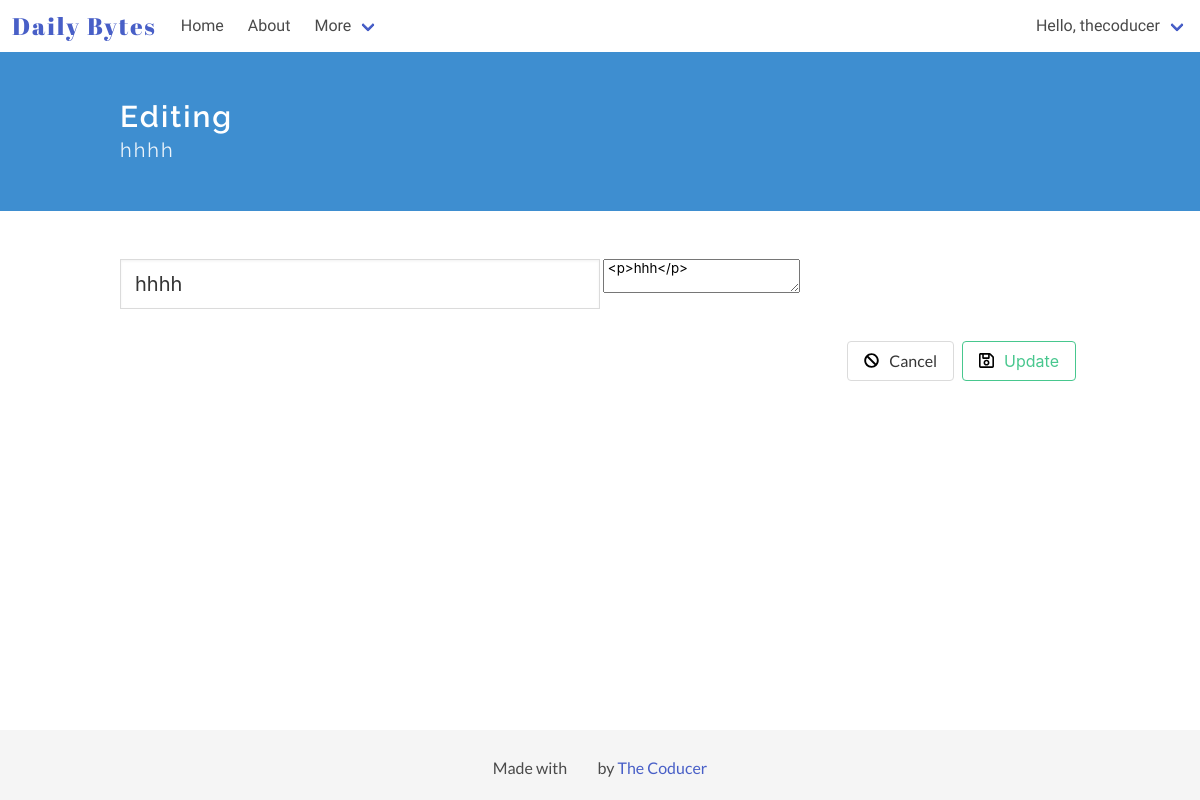
Page /edit/13 (signed in) on the earlier database version.
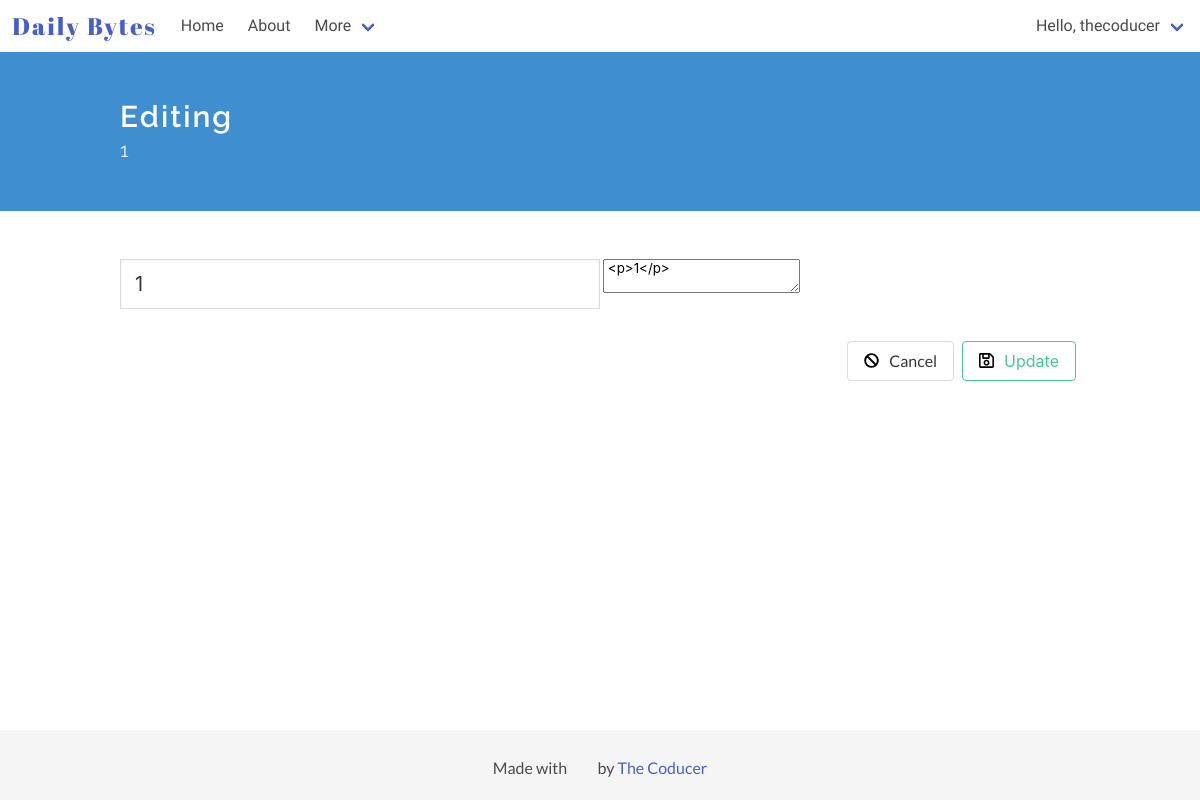
Same page on the later database version.
### diary_app/models.py (models this page shows)
class Entry(models.Model):
    author = models.ForeignKey(User, on_delete=models.CASCADE) # User is an auth model
    title = models.CharField(max_length=100, default='', verbose_name="")
    text = RichTextUploadingField(verbose_name="")
    date_posted = models.DateTimeField(auto_now_add = True)
    bio = models.TextField(max_length=500, blank=True)
    drafts = models.BooleanField(default=False)
    """ def __str__(self):
        return 'Entry #{}'.format(self.id) """
    class Meta:
        verbose_name_plural = 'entries'

### diary_app/views.py (the view)
# urls.py: path('edit/<int:id>', views.edit),
@login_required
def edit(request,id):
        entry = get_object_or_404(Entry, id=id, author=request.user)
        if request.method == "POST":
                form = EntryForm(request.POST, instance = entry)
                if form.is_valid():
                        form.save()
                        return redirect('readmore', id=id)
        else:
                form = EntryForm()
                return render(request,"diary_app/edit.html",{'eform':form,'entry':entry})

### diary_app/forms.py
class EntryForm(ModelForm):
    class Meta: # Meta class is for attach additional information
        model = Entry
        fields = ('title', 'text', )
    """ def __init__(self, *args, **kwargs):
        super().__init__(*args, **kwargs)
        self.fields['title'].widget.attrs.update({'class': 'input is-medium', 'placeholder': 'Enter a title'})
        self.fields['text'].widget.attrs.update({'class': 'textarea', 'id': 'add_textarea', 'placeholder': 'Write here'}) """

### diary_app/templates/diary_app/edit.html (shortened to what this page needs)
<!DOCTYPE html>
<html lang="en">
<head>
</head>
<body>
    {% extends "./base.html" %}
    {% block content %}
    {% load static %}
    <section class="hero is-info">
            <div class="hero-body">
                <div class="container">
                    <h1 class="title">
                        Editing
                    </h1>
            <h2 class="subtitle">
                {{ entry.title }}
            </h2>
                </div>
            </div>
    </section>
    <section class="section">
    <div class="container">
        <form method="POST">
            <div class="field">
                <div class="control">
                    <input type="text" name="title" maxlength="50" class="input is-medium edit-title" value="{{entry.title}}" required id="id_title">
                    <textarea name="text" id="id_text"> {{ entry.text }} </textarea>
                </div>
            </div>
        <div class="buttons is-right">
                    <a class="button" onclick="goback()"><img src="{% static '/images/cancel.svg' %}" alt="Add new byte" width=15px height=15px style="margin-right: 10px;">Cancel</a>
                    <button class="button is-success is-outlined" type="submit"><img src="{% static '/images/save.svg' %}" alt="Save" width=15px height=15px style="margin-right: 10px;">Update</button>
        </div>
        </form>
        </div>
    </section>
    {% endblock %}

Differences in the rows shown:
changed Entry: title "hhhh" → "1"; text "<p>hhh</p>" → "<p>1</p>"
